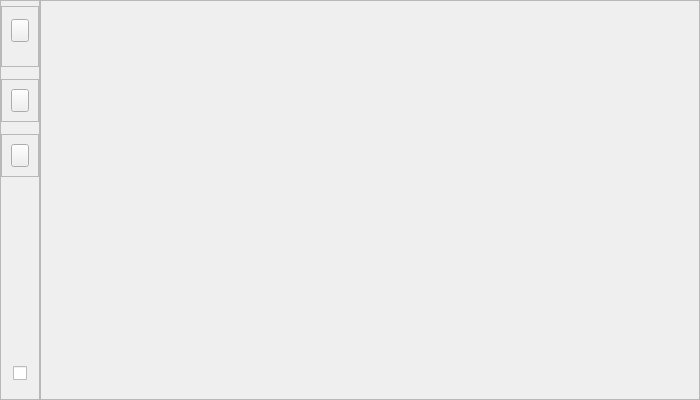
<?xml version="1.0" encoding="UTF-8"?>
<ui version="4.0">
 <class>UserOperationDialog</class>
 <widget class="QDialog" name="UserOperationDialog">
  <property name="geometry">
   <rect>
    <x>0</x>
    <y>0</y>
    <width>700</width>
    <height>400</height>
   </rect>
  </property>
  <property name="windowTitle">
   <string>Dialog</string>
  </property>
  <layout class="QHBoxLayout" name="horizontalLayout">
   <property name="spacing">
    <number>0</number>
   </property>
   <property name="leftMargin">
    <number>0</number>
   </property>
   <property name="topMargin">
    <number>0</number>
   </property>
   <property name="rightMargin">
    <number>0</number>
   </property>
   <property name="bottomMargin">
    <number>0</number>
   </property>
   <item>
    <widget class="QFrame" name="leftSidebar">
     <property name="maximumSize">
      <size>
       <width>40</width>
       <height>16777215</height>
      </size>
     </property>
     <property name="frameShape">
      <enum>QFrame::Shape::StyledPanel</enum>
     </property>
     <property name="frameShadow">
      <enum>QFrame::Shadow::Raised</enum>
     </property>
     <layout class="QVBoxLayout" name="verticalLayout">
      <property name="spacing">
       <number>12</number>
      </property>
      <property name="leftMargin">
       <number>0</number>
      </property>
      <property name="topMargin">
       <number>5</number>
      </property>
      <property name="rightMargin">
       <number>0</number>
      </property>
      <property name="bottomMargin">
       <number>15</number>
      </property>
      <item>
       <widget class="QFrame" name="icon_frame">
        <property name="frameShape">
         <enum>QFrame::Shape::StyledPanel</enum>
        </property>
        <property name="frameShadow">
         <enum>QFrame::Shadow::Raised</enum>
        </property>
        <layout class="QHBoxLayout" name="horizontalLayout_2">
         <property name="topMargin">
          <number>12</number>
         </property>
         <property name="bottomMargin">
          <number>24</number>
         </property>
         <item>
          <widget class="QToolButton" name="tbtn_icon">
           <property name="text">
            <string/>
           </property>
          </widget>
         </item>
        </layout>
       </widget>
      </item>
      <item>
       <widget class="QFrame" name="assembly_frame">
        <property name="frameShape">
         <enum>QFrame::Shape::StyledPanel</enum>
        </property>
        <property name="frameShadow">
         <enum>QFrame::Shadow::Raised</enum>
        </property>
        <layout class="QHBoxLayout" name="horizontalLayout_3">
         <item>
          <widget class="QToolButton" name="tbtn_assembly">
           <property name="text">
            <string/>
           </property>
          </widget>
         </item>
        </layout>
       </widget>
      </item>
      <item>
       <widget class="QFrame" name="setting_frame">
        <property name="frameShape">
         <enum>QFrame::Shape::StyledPanel</enum>
        </property>
        <property name="frameShadow">
         <enum>QFrame::Shadow::Raised</enum>
        </property>
        <layout class="QHBoxLayout" name="horizontalLayout_4">
         <item>
          <widget class="QToolButton" name="tbtn_setting"/>
         </item>
        </layout>
       </widget>
      </item>
      <item>
       <spacer name="verticalSpacer">
        <property name="orientation">
         <enum>Qt::Orientation::Vertical</enum>
        </property>
        <property name="sizeHint" stdset="0">
         <size>
          <width>20</width>
          <height>40</height>
         </size>
        </property>
       </spacer>
      </item>
      <item>
       <layout class="QHBoxLayout" name="horizontalLayout_5" stretch="0,1,0">
        <property name="spacing">
         <number>0</number>
        </property>
        <item>
         <spacer name="horizontalSpacer_2">
          <property name="orientation">
           <enum>Qt::Orientation::Horizontal</enum>
          </property>
          <property name="sizeHint" stdset="0">
           <size>
            <width>40</width>
            <height>20</height>
           </size>
          </property>
         </spacer>
        </item>
        <item>
         <widget class="QCheckBox" name="cbShrink">
          <property name="minimumSize">
           <size>
            <width>0</width>
            <height>0</height>
           </size>
          </property>
          <property name="text">
           <string/>
          </property>
         </widget>
        </item>
        <item>
         <spacer name="horizontalSpacer">
          <property name="orientation">
           <enum>Qt::Orientation::Horizontal</enum>
          </property>
          <property name="sizeHint" stdset="0">
           <size>
            <width>40</width>
            <height>20</height>
           </size>
          </property>
         </spacer>
        </item>
       </layout>
      </item>
     </layout>
    </widget>
   </item>
   <item>
    <widget class="QFrame" name="rightSidebar">
     <property name="frameShape">
      <enum>QFrame::Shape::StyledPanel</enum>
     </property>
     <property name="frameShadow">
      <enum>QFrame::Shadow::Raised</enum>
     </property>
     <layout class="QGridLayout" name="gridLayout">
      <item row="0" column="0">
       <widget class="QStackedWidget" name="stackedWidget"/>
      </item>
     </layout>
    </widget>
   </item>
  </layout>
 </widget>
 <resources/>
 <connections/>
</ui>
